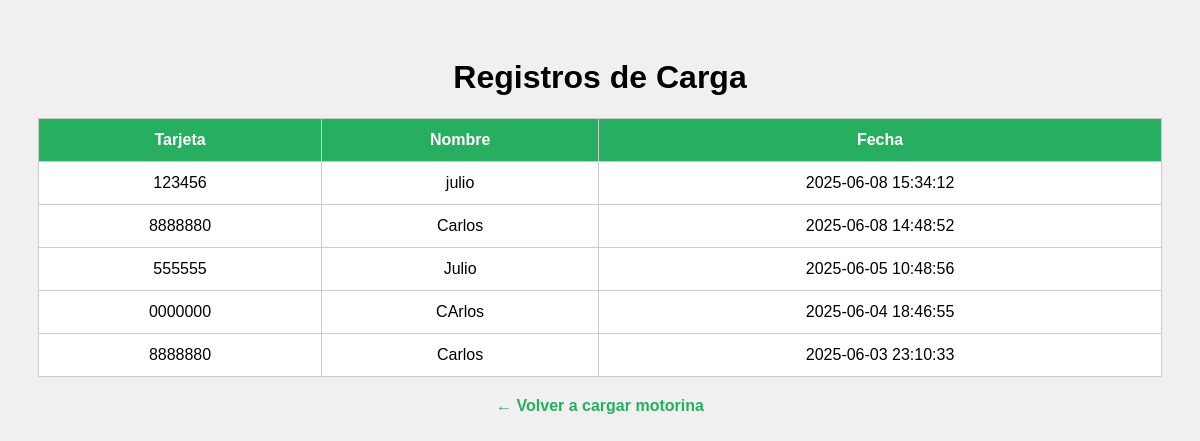
Page /registros on the committed database.
### tables this page shows
CREATE TABLE cargas (
            id INTEGER PRIMARY KEY AUTOINCREMENT,
            tarjeta TEXT,
            nombre TEXT,
            fecha TEXT
        , en_proceso INTEGER DEFAULT 1);

### Optativa/Componentes/app.py (the view)
@app.route("/registros")
def registros():
    conn = sqlite3.connect("cargas.db")
    c = conn.cursor()
    c.execute("SELECT tarjeta, nombre, fecha FROM cargas ORDER BY fecha DESC")
    filas = c.fetchall()
    conn.close()
    return render_template("registros.html", registros=filas)

### Optativa/Componentes/templates/registros.html (shortened to what this page needs)
<!DOCTYPE html>
<html>
<head>
</head>
<body>
    <h1>Registros de Carga</h1>
    <table>
        <tr>
            <th>Tarjeta</th>
            <th>Nombre</th>
            <th>Fecha</th>
        </tr>
        {% for t, n, f in registros %}
        <tr>
            <td>{{ t }}</td>
            <td>{{ n }}</td>
            <td>{{ f }}</td>
        </tr>
        {% endfor %}
    </table>
    <a href="/">← Volver a cargar motorina</a>
</body>
</html>

### Optativa/Componentes/templates/registros.html (style rules this page uses)
body { font-family: Arial, sans-serif; background: #f0f0f0; padding: 30px; }
table { width: 100%; border-collapse: collapse; background: white; }
th, td { border: 1px solid #ccc; padding: 12px; text-align: center; }
th { background: #27ae60; color: white; }
h1 { text-align: center; }
a { display: block; text-align: center; margin-top: 20px; color: #27ae60; text-decoration: none; font-weight: bold; }

### rows in the picture
cargas: tarjeta "123456", nombre "julio", fecha "2025-06-08 15:34:12"
cargas: tarjeta "8888880", nombre "Carlos", fecha "2025-06-08 14:48:52"
cargas: tarjeta "555555", nombre "Julio", fecha "2025-06-05 10:48:56"
cargas: tarjeta "0000000", nombre "CArlos", fecha "2025-06-04 18:46:55"
cargas: tarjeta "8888880", nombre "Carlos", fecha "2025-06-03 23:10:33"
